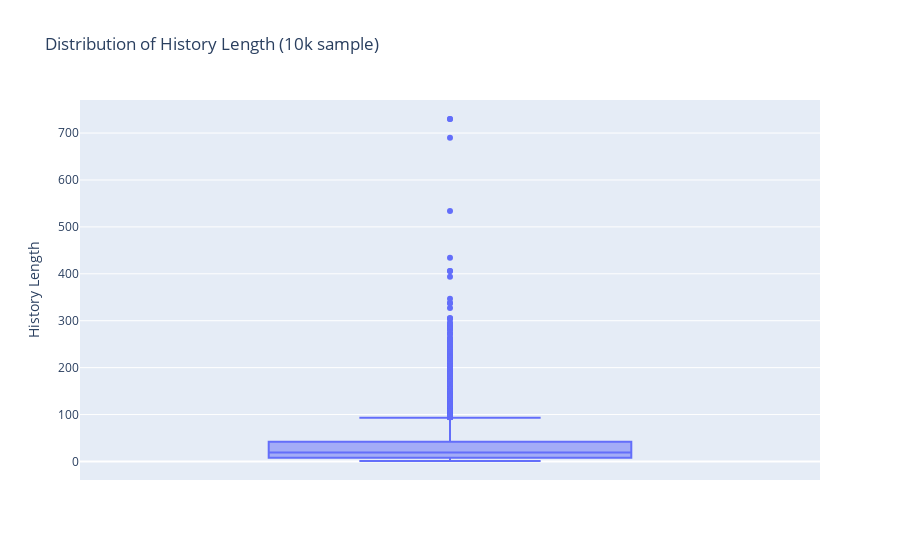

The cell this chart's notebook holds for it:
### Code cell
# Distribution of amount of history per user
sample_size = min(10000, len(behavior_data))
sampled_data = behavior_data.sample(n=sample_size, random_state=42)

history_length = sampled_data['history'].str.split(' ').str.len()
fig = px.box(
    y=history_length,
    title="Distribution of History Length (10k sample)",
    labels={'y': 'History Length'},
)
fig.show()

### Figure 1 — Plotly figure (JSON) as saved in the notebook; plotly's stock layout.template omitted (floating-point values rounded to 4 significant figures; data arrays with more than 128 entries replaced by an {"elided": "..."} marker saying what was removed)
{"data": [{"alignmentgroup": "True", "hovertemplate": "History Length=%{y}<extra></extra>", "legendgroup": "", "marker": {"color": "#636efa"}, "name": "", "notched": false, "offsetgroup": "", "orientation": "v", "showlegend": false, "type": "box", "x0": " ", "xaxis": "x", "y": {"elided": "10000 float values"}, "y0": " ", "yaxis": "y"}], "layout": {"boxmode": "group", "legend": {"tracegroupgap": 0}, "title": {"text": "Distribution of History Length (10k sample)"}, "xaxis": {"anchor": "y", "domain": [0, 1]}, "yaxis": {"anchor": "x", "domain": [0, 1], "title": {"text": "History Length"}}}}
